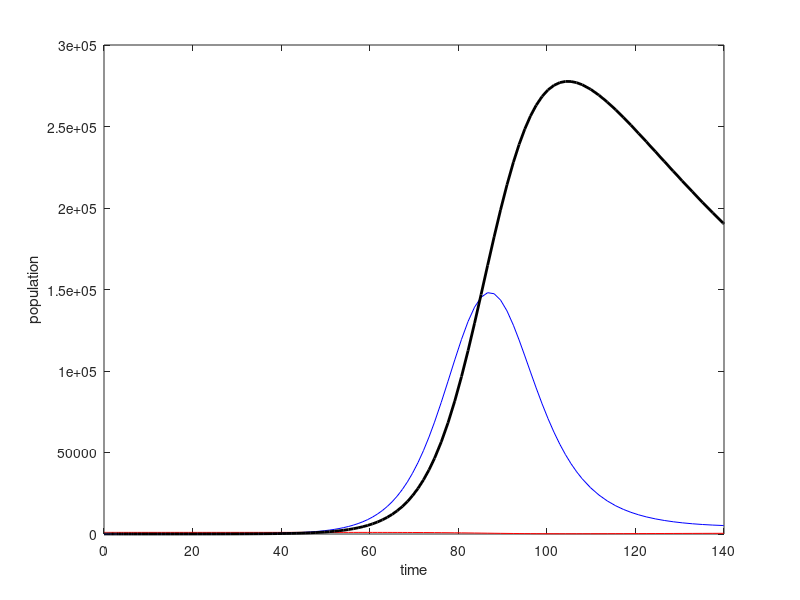

Write MATLAB code to recreate this figure.
function EulerSIR()
clear all; clc;
N=1000; mu=1/60;
beta1=20/100;beta2=15/10000;sigma=0.03;gamma=0.1;
options=odeset('RelTol',1e-4,'AbsTol',[1e-4 1e-4 1e-4]);
[T,Y]=ode45(@SIRmodel,[0 140],[N-1 1 0],options);
plot(T,Y(:,1),'r',T,Y(:,2),'b',T,Y(:,3),'k','Linewidth',2)
xlabel('time')
ylabel('population')
function dy=SIRmodel(t,y)
dy=zeros(3,1);
dy(1)=mu*N-beta1*beta2*y(2)-mu*y(1);
dy(2)=beta1*beta2*y(1)*y(2)-(mu+sigma+gamma)*y(2);
dy(3)=gamma*y(2)-mu*y(3);
end
end

